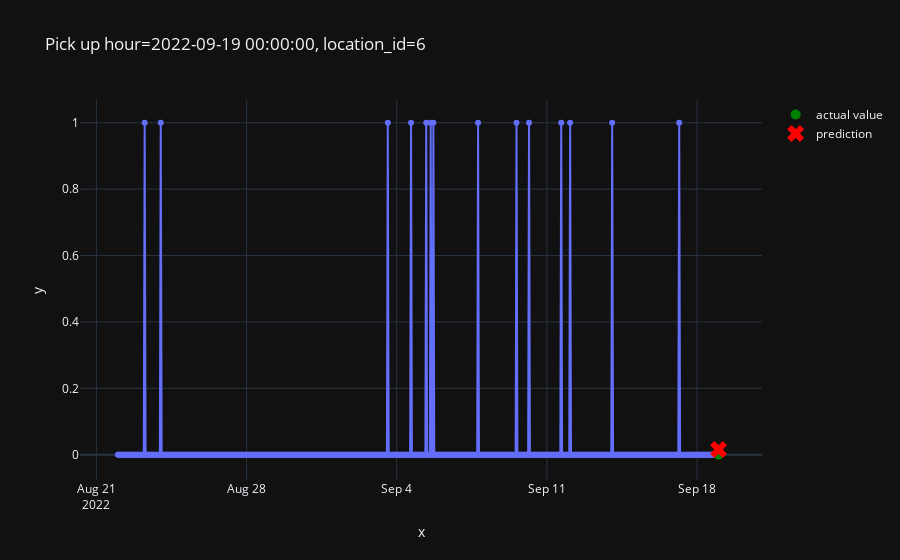

Source (notebook cell):
### Code cell
from src.plot import plot_one_sample
plot_one_sample(
    features = X_test,
    targets = y_test,
    example_id= 1000,
    predictions=pd.Series(predictions)
)

### Figure 1 — Plotly figure (JSON) as saved in the notebook; plotly's stock layout.template omitted (floating-point values rounded to 4 significant figures; data arrays with more than 128 entries replaced by an {"elided": "..."} marker saying what was removed)
{"data": [{"hovertemplate": "x=%{x}<br>y=%{y}<extra></extra>", "legendgroup": "", "line": {"color": "#636efa", "dash": "solid"}, "marker": {"symbol": "circle"}, "mode": "lines+markers", "name": "", "orientation": "v", "showlegend": false, "type": "scatter", "x": {"elided": "673 str values"}, "xaxis": "x", "y": {"elided": "673 int values"}, "yaxis": "y"}, {"line": {"color": "green"}, "marker": {"size": 10}, "mode": "markers", "name": "actual value", "type": "scatter", "x": ["2022-09-19T00:00:00"], "y": [0]}, {"line": {"color": "red"}, "marker": {"size": 15, "symbol": "x"}, "mode": "markers", "name": "prediction", "type": "scatter", "x": ["2022-09-19T00:00:00"], "y": [0.01571]}], "layout": {"legend": {"tracegroupgap": 0}, "title": {"text": "Pick up hour=2022-09-19 00:00:00, location_id=6"}, "xaxis": {"anchor": "y", "domain": [0, 1], "title": {"text": "x"}}, "yaxis": {"anchor": "x", "domain": [0, 1], "title": {"text": "y"}}}}
